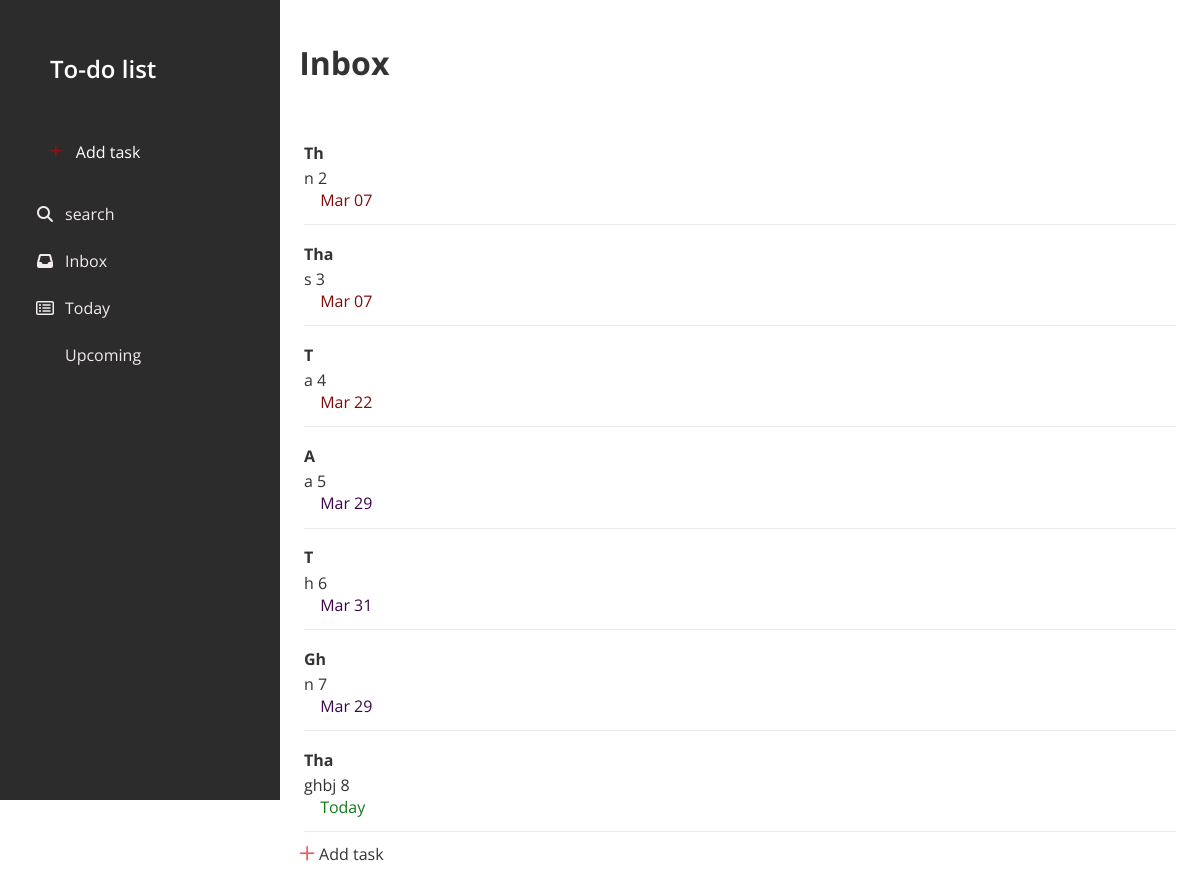
The page /inbox on the database its author committed.
### app.py (models this page shows)
class User(db.Model):
    __tablename__ = 'user'
    id = db.Column(db.Integer, primary_key=True)
    title = db.Column(db.String(100), nullable=False)
    description = db.Column(db.String)
    completed = db.Column(db.Boolean, default=False)
    date_str = db.Column(db.Date, nullable=True)

### app.py (the view)
@app.route('/inbox')
def inbox():
    formatted_todos, currentDate = get_formatted_todos()
    return render_template("inbox.html", task_list=formatted_todos, currentDate=currentDate)

### app.py (called while the page is built)
def get_formatted_todos():
    Tasks_db = User.query.all()
    currentDateStr = date.today()
    currentDate = currentDateStr.strftime('%Y-%m-%d')
    formatted_todos = []
    for item in Tasks_db:
        if isinstance(item.date_str, str):
            formatted_dateStr = datetime.strptime(item.date_str, '%Y-%m-%d')
        elif item.date_str is not None:
            formatted_dateStr = item.date_str
        else:
            continue
        formatted_date = formatted_dateStr.strftime('%Y-%m-%d')
        display_date = formatted_dateStr.strftime('%b %d')
        formatted_todos.append({
            'id': item.id,
            'title': item.title,
            'description': item.description,
            'date_str': formatted_date,
            'display_date': display_date
        })
    return formatted_todos, currentDate

@app.before_request
def load_recentSearches():
    g.recent_searches = RecentSearch.query.order_by(RecentSearch.id.desc()).limit(3).all()

### templates/inbox.html (shortened to what this page needs)
{% extends "base.html" %}
{% block content%}
<div class="content">
  <br />
  <h1 id="inboxOnclick">Inbox</h1>
</div>
<div id="addTask-pstn" >
  {% for item in task_list %}
  <div class="TaskAdded">
    <div class="big_circle" id="inbox">
      {% if item.title is none %}
      <p>Please enter task name.</p>
      {% else %}
        {% if item.date_str is none %}
            <li><h4>{{ item.title |capitalize }} </h4></li>
            <li>
              <p>{{ item.description }} </p>
              <a
                href="#"
                style="display: none"
                class="ellipsis"
                onclick="ShowMoreOptions('{{ item.id }}')"
                ><i class="fa-thin fa-ellipsis-stroke"></i
              ></a>
            </li>
            <hr class="hr_line" />
        {% else %}
            <li><h4>{{ item.title |capitalize }}</h4></li>
            <li>
            <p>{{ item.description }} {{ item.id }}</p>
            {% if currentDate == item.date_str %}
                  <span style="color: rgb(19, 122, 28)"
                    ><i class="fa-thin fa-calendar"></i> Today</span
                  >
            {% elif currentDate > item.date_str %}
                <span style="color: rgb(130, 10, 10)"
                  ><i class="fa-thin fa-calendar"></i> {{ item.display_date }}</span
                >
            {% else %}
                  <span  style="color: rgb(61, 6, 73)"><i class="fa-thin fa-calendar"></i> {{ item.display_date }}</span>
            {% endif %}
        </li>
        <hr class="hr_line" />
        {% endif %}
      {% endif %}
      </div>
    </div>
  {% endfor %}
   <ul class="removeAddBtn" onclick="showAddbar()">
        <li style="list-style: none">
          <i
            class="fa-regular fa-plus"
            style="color: rgba(226, 23, 23, 0.7); font-size: large"
          ></i>
          <span class="removeAdd" id="text">Add task</span>
        </li>
      </ul>
</div>
{% endblock %}

### templates/base.html (shortened to what this page needs)
<!DOCTYPE html>
<html lang="en">
  <head>
    <link rel="stylesheet" href="/static/style.css" />
    <link
      rel="stylesheet"
      href="https://cdnjs.cloudflare.com/ajax/libs/font-awesome/6.5.1/css/all.min.css"
    />
    <link
      rel="stylesheet"
      href="https://cdn.jsdelivr.net/npm/flatpickr/dist/flatpickr.min.css"
    />
    <link
      rel="stylesheet"
      href="https://site-assets.fontawesome.com/releases/v6.6.0/css/all.css"
    />
  </head>
  <body>
<div class="nav-sidebar" id="nav-sidebar">
  <ul>
    <br>
    <li><h2>To-do list </i></h2> </li>
    <li>
      <ul onclick="showAddbar()">
        <li style="list-style: none">
          <button class="plus">+</button>
          <span>Add task</span>
        </li>
      </ul>
    </li>
    <li onclick="showSearchbar()"><a href="#">
      <i class="fas fa-search search-icon"></i>
      <span>search</span>
    </a>
    </li>
    <li class="inboxManipulation">
      <a href="{{ url_for('inbox') }}" id="inboxManipulation">
        <i class="fas fa-inbox"></i>
        <span>Inbox</span>
      </a>
    </li>
    <li id="todayBtn">
      <a href="{{ url_for('today') }}">
        <i class="fa-regular fa-rectangle-list"></i>
        <span>Today</span>
      </a>
    </li>
    <li id="upcomingBtn">
      <a href="{{ url_for('upcoming') }}">
        <span>Upcoming</span>
      </a>
    </li>
    <br>
  </ul>
</div>
{% block content %}{% endblock %}
  </body>
</html>

### static/style.css (style rules this page uses)
* { margin: 0; padding: 0; box-sizing: border-box; }
body { font-family: "Open Sans", sans-serif; color: #333; background-color: white; overflow-x: hidden; }
li { list-style: none; }
.nav-sidebar { position: fixed; top: 0; left: 0; height: 100vh; width: 280px; background-color: #2d2c2c; color: #fff; padding: 20px 0; overflow-y: auto; z-index: 100; transition: transform 0.3s ease; }
.nav-sidebar ul { list-style: none; padding: 0; }
.nav-sidebar li { padding: 10px 25px; margin-bottom: 5px; }
.nav-sidebar a { color: #f1ebeb; text-decoration: none; display: flex; align-items: center; }
.nav-sidebar i, .nav-sidebar span { margin-left: 10px; font-size: 16px; }
.nav-sidebar i { width: 20px; text-align: center; }
.nav-sidebar h2 { padding: 0 25px; margin-bottom: 20px; font-weight: 600; }
.plus { background-color: transparent; color: #9c1010; border: none; border-radius: 50%; font-size: 20px; cursor: pointer; }
.content { position: relative; margin-left: 17.5rem; padding: 1.2rem; }
#addTask-pstn { margin-left: 17.5rem; padding: 2rem 1.2rem; width: calc(100% - 17.5rem); }
.TaskAdded { margin-bottom: 0.1rem; transition: all 0.2s ease-in-out; overflow: hidden; }
.big_circle { padding: 0.3rem; }
.big_circle li { padding: 0.1rem 0; }
.big_circle span { display: block; margin-bottom: 0.1rem; }
.hr_line { border: none; height: 1px; background-color: rgba(0, 0, 0, 0.08); margin: 10px 0 5px; }
#addTask-pstn { position: relative; }

### rows shown on the page
User: title "Th", description "n", id "2", display_date "Mar 07"
User: title "Tha", description "s", id "3", display_date "Mar 07"
User: title "T", description "a", id "4", display_date "Mar 22"
User: title "A", description "a", id "5", display_date "Mar 29"
User: title "T", description "h", id "6", display_date "Mar 31"
User: title "Gh", description "n", id "7", display_date "Mar 29"
User: title "Tha", description "ghbj", id "8"
